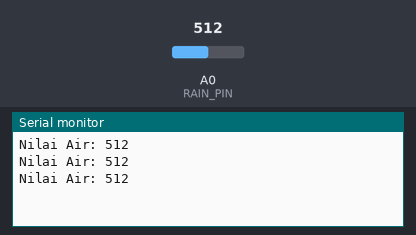
Bench run of a sketch on a simulated Arduino Uno, built with avr-gcc and run on an emulated ATmega328P. Parts: the last lines printed to the serial monitor. The test bench sets the inputs (shaded band); at power-on: A0 (RAIN_PIN) = 512.

Above: at 1.3 s.
1.4 s: A0 (RAIN_PIN) set to 716
At 1.9 s:
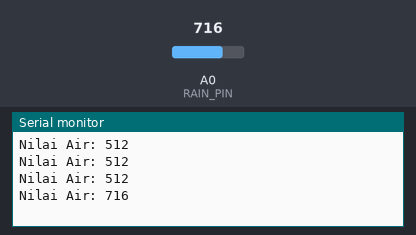
2.9 s: A0 (RAIN_PIN) set to 900
At 3.4 s:
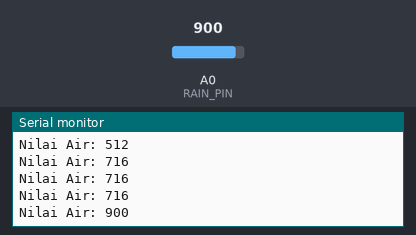
Timing chart, 0 to 5.9 s (numbered marks = the images above; inputs shaded):
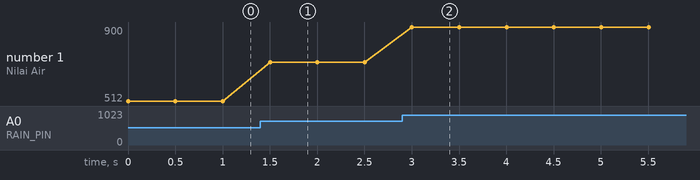

Measured:
- after the input at 1.4 s, the serial monitor: prints a new line after 0.10 s (image 1)
- after the input at 2.9 s, the serial monitor: prints a new line after 0.10 s (image 2)
- plotted number 1: 512 → 716 after the input at 1.4 s, 716 → 900 after the input at 2.9 s

The sketch:

test_raindrop.ino
```cpp
// // VERSI DIGITAL

// #define RAIN_PIN 2

// void setup() {
//   Serial.begin(9600);
//   pinMode(RAIN_PIN, INPUT);
// }

// void loop() {
//   int hujan = digitalRead(RAIN_PIN);

//   Serial.println(hujan == LOW ? "Air Terdeteksi" : "Tidak Ada Air");

//   delay(500);
// }

// VERSI ANALOG

#define RAIN_PIN A0

void setup() {
  Serial.begin(9600);
}

void loop() {
  int hujan = analogRead(RAIN_PIN);

  Serial.print("Nilai Air: ");
  Serial.println(hujan);

  delay(500);
}
```
